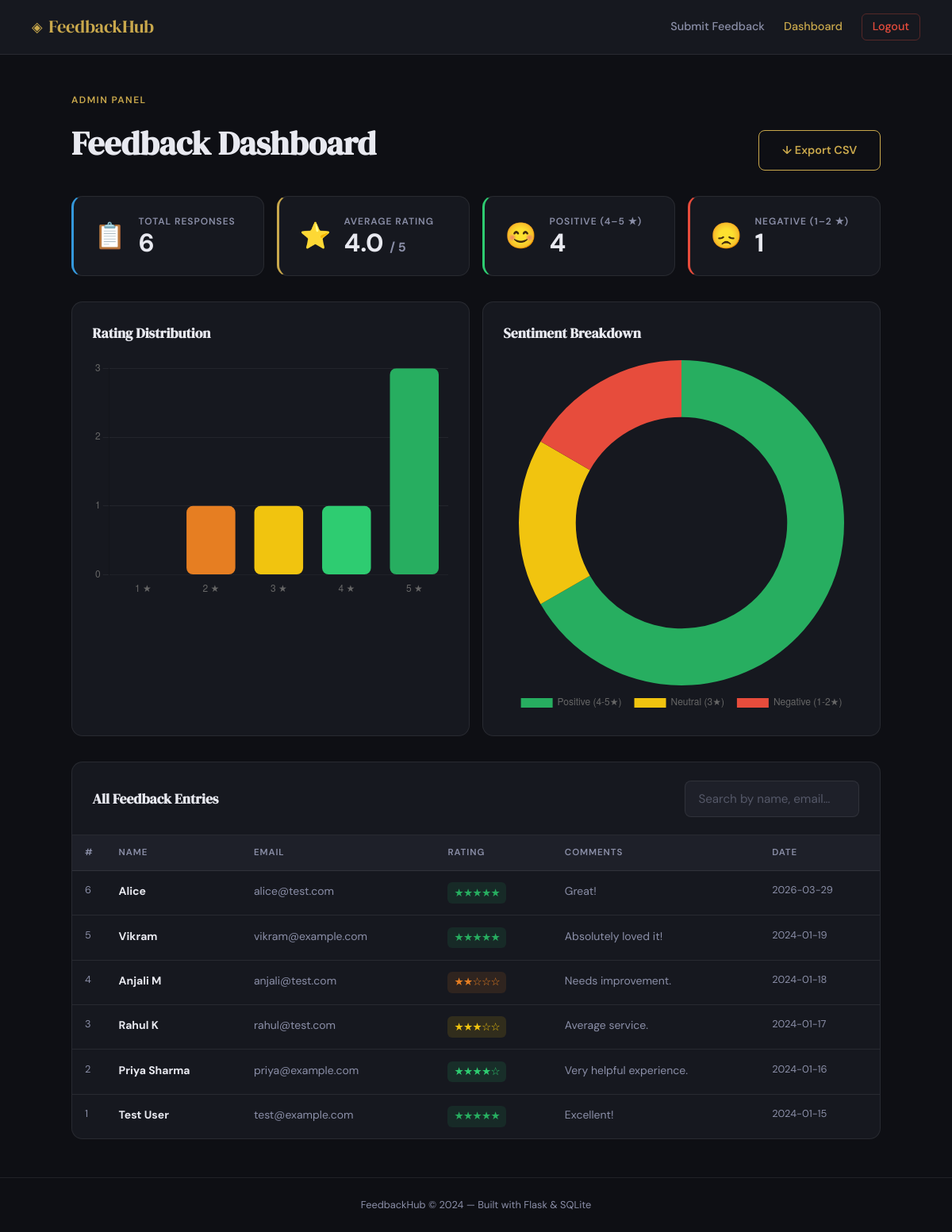
The page /admin-dashboard (signed in) on the database its author committed.
### tables this page shows
CREATE TABLE feedback (
                id            INTEGER PRIMARY KEY AUTOINCREMENT,
                name          TEXT    NOT NULL,
                email         TEXT    NOT NULL,
                rating        INTEGER NOT NULL CHECK(rating BETWEEN 1 AND 5),
                comments      TEXT,
                date_submitted TEXT   NOT NULL
            );

### app.py (the view)
@app.route("/admin-dashboard")
@login_required
def admin_dashboard():
    with get_db() as conn:
        rows = conn.execute(
            "SELECT * FROM feedback ORDER BY date_submitted DESC"
        ).fetchall()
    entries   = [dict(r) for r in rows]
    total     = len(entries)
    avg_rating = round(sum(e["rating"] for e in entries) / total, 2) if total else 0
    rating_counts = {i: 0 for i in range(1, 6)}
    for e in entries:
        rating_counts[e["rating"]] += 1
    return render_template(
        "admin.html",
        entries=entries,
        total=total,
        avg_rating=avg_rating,
        rating_counts=rating_counts,
    )

### app.py (called while the page is built)
def get_db():
    conn = sqlite3.connect(DB_PATH)
    conn.row_factory = sqlite3.Row
    return conn

def login_required(f):
    @wraps(f)
    def decorated(*args, **kwargs):
        if not session.get("admin_logged_in"):
            return redirect(url_for("admin_login"))
        return f(*args, **kwargs)
    return decorated

### templates/admin.html (shortened to what this page needs)
{% extends "layout.html" %}
{% block content %}
<div class="dashboard">
  <div class="dash-header">
    <div>
      <p class="hero-eyebrow">Admin Panel</p>
      <h1 class="dash-title">Feedback Dashboard</h1>
    </div>
    <a href="/admin/export-csv" class="btn btn--outline">
      ↓ Export CSV
    </a>
  </div>
  <div class="stat-grid">
    <div class="stat-card stat-card--blue">
      <span class="stat-icon">📋</span>
      <div>
        <p class="stat-label">Total Responses</p>
        <p class="stat-value">{{ total }}</p>
      </div>
    </div>
    <div class="stat-card stat-card--gold">
      <span class="stat-icon">⭐</span>
      <div>
        <p class="stat-label">Average Rating</p>
        <p class="stat-value">{{ avg_rating }} <small>/ 5</small></p>
      </div>
    </div>
    <div class="stat-card stat-card--green">
      <span class="stat-icon">😊</span>
      <div>
        <p class="stat-label">Positive (4–5 ★)</p>
        <p class="stat-value">{{ rating_counts[4] + rating_counts[5] }}</p>
      </div>
    </div>
    <div class="stat-card stat-card--red">
      <span class="stat-icon">😞</span>
      <div>
        <p class="stat-label">Negative (1–2 ★)</p>
        <p class="stat-value">{{ rating_counts[1] + rating_counts[2] }}</p>
      </div>
    </div>
  </div>
  <div class="chart-grid">
    <div class="chart-card">
      <h3>Rating Distribution</h3>
      <canvas id="barChart" height="200"></canvas>
    </div>
    <div class="chart-card">
      <h3>Sentiment Breakdown</h3>
      <canvas id="pieChart" height="200"></canvas>
    </div>
  </div>
  <div class="table-card">
    <div class="table-header">
      <h3>All Feedback Entries</h3>
      <input class="table-search" id="tableSearch" type="text" placeholder="Search by name, email…" />
    </div>
    {% if entries %}
    <div class="table-wrapper">
      <table class="feedback-table" id="feedbackTable">
        <thead>
          <tr>
            <th>#</th>
            <th>Name</th>
            <th>Email</th>
            <th>Rating</th>
            <th>Comments</th>
            <th>Date</th>
          </tr>
        </thead>
        <tbody>
          {% for e in entries %}
          <tr>
            <td class="td-id">{{ e.id }}</td>
            <td><strong>{{ e.name }}</strong></td>
            <td class="td-email">{{ e.email }}</td>
            <td>
              <span class="rating-badge rating-badge--{{ e.rating }}">
                {{ "★" * e.rating }}{{ "☆" * (5 - e.rating) }}
              </span>
            </td>
            <td class="td-comment">{{ e.comments or "—" }}</td>
            <td class="td-date">{{ e.date_submitted[:10] }}</td>
          </tr>
          {% endfor %}
        </tbody>
      </table>
    </div>
    {% else %}
    <div class="empty-state">
      <p>No feedback submitted yet. Share the form link!</p>
    </div>
    {% endif %}
  </div>
</div>
{% endblock %}
{% block extra_scripts %}
<script>
  const counts = {{ rating_counts.values() | list | tojson }};
  const labels = ["1 ★","2 ★","3 ★","4 ★","5 ★"];
  const accent  = getComputedStyle(document.documentElement).getPropertyValue('--accent').trim() || '#c9a84c';
  const palette = ['#e74c3c','#e67e22','#f1c40f','#2ecc71','#27ae60'];
  // Bar chart
  new Chart(document.getElementById('barChart'), {
    type: 'bar',
    data: {
      labels,
      datasets: [{
        label: 'Responses',
        data: counts,
        backgroundColor: palette,
        borderRadius: 8,
        borderSkipped: false,
      }]
    },
    options: {
      plugins: { legend: { display: false } },
      scales: {
        y: { beginAtZero: true, ticks: { stepSize: 1 }, grid: { color: 'rgba(255,255,255,.06)' } },
        x: { grid: { display: false } }
      }
    }
  });
  // Pie chart
  const pos = counts[3] + counts[4];
  const neu = counts[2];
  const neg = counts[0] + counts[1];
  new Chart(document.getElementById('pieChart'), {
    type: 'doughnut',
    data: {
      labels: ['Positive (4-5★)', 'Neutral (3★)', 'Negative (1-2★)'],
      datasets: [{
        data: [pos, neu, neg],
        backgroundColor: ['#27ae60','#f1c40f','#e74c3c'],
        borderWidth: 0,
        hoverOffset: 12
      }]
    },
    options: {
      cutout: '65%',
      plugins: { legend: { position: 'bottom', labels: { padding: 16 } } }
    }
  });
  // Table search
  document.getElementById('tableSearch')?.addEventListener('input', function() {
    const q = this.value.toLowerCase();
    document.querySelectorAll('#feedbackTable tbody tr').forEach(tr => {
      tr.style.display = tr.textContent.toLowerCase().includes(q) ? '' : 'none';
    });
  });
</script>
{% endblock %}

### templates/layout.html (shortened to what this page needs)
<!DOCTYPE html>
<html lang="en">
<head>
  <link rel="stylesheet" href="{{ url_for('static', filename='css/style.css') }}">
</head>
<body>
  <nav class="navbar">
    <a href="/" class="nav-brand">
      <span class="brand-icon">◈</span>
      FeedbackHub
    </a>
    <div class="nav-links">
      <a href="/" class="nav-link {% if request.endpoint == 'index' %}active{% endif %}">Submit Feedback</a>
      {% if session.get('admin_logged_in') %}
        <a href="/admin-dashboard" class="nav-link {% if request.endpoint == 'admin_dashboard' %}active{% endif %}">Dashboard</a>
        <a href="/admin/logout" class="nav-link nav-logout">Logout</a>
      {% else %}
        <a href="/admin/login" class="nav-link">Admin</a>
      {% endif %}
    </div>
  </nav>
  <main class="main-content">
    {% block content %}{% endblock %}
  </main>
  <footer class="footer">
    <p>FeedbackHub &copy; 2024 — Built with Flask &amp; SQLite</p>
  </footer>
  {% block extra_scripts %}{% endblock %}
</body>
</html>

### rows shown on the page
feedback: id "6", name "Alice", email "alice@test.com", rating "★★★★★", comments "Great!", date_submitted "2026-03-29"
feedback: id "5", name "Vikram", email "vikram@example.com", rating "★★★★★", comments "Absolutely loved it!", date_submitted "2024-01-19"
feedback: id "4", name "Anjali M", email "anjali@test.com", rating "★★", rating "☆☆☆", comments "Needs improvement.", date_submitted "2024-01-18"
feedback: id "3", name "Rahul K", email "rahul@test.com", rating "★★★", rating "☆☆", comments "Average service.", date_submitted "2024-01-17"
feedback: id "2", name "Priya Sharma", email "priya@example.com", rating "★★★★", rating "☆", comments "Very helpful experience.", date_submitted "2024-01-16"
feedback: id "1", name "Test User", email "test@example.com", rating "★★★★★", comments "Excellent!", date_submitted "2024-01-15"

### other values the page prints
{{ total }} "6"
{{ avg_rating }} "4.0"
{{ rating_counts[4] + rating_counts[5] }} "4"
{{ rating_counts[1] + rating_counts[2] }} "1"
chart data {{ rating_counts.values() | list | tojson }} [0, 1, 1, 1, 3]
